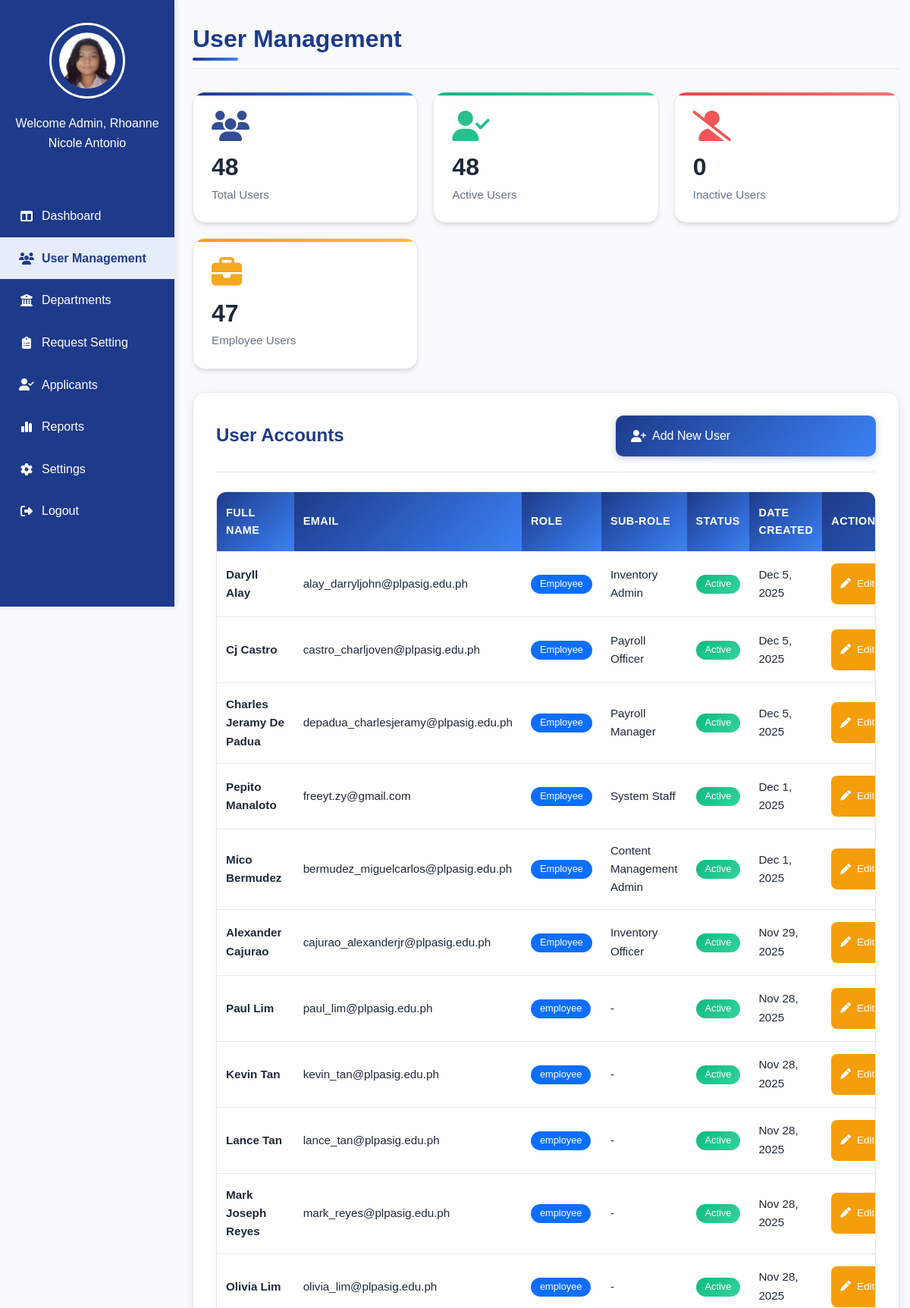
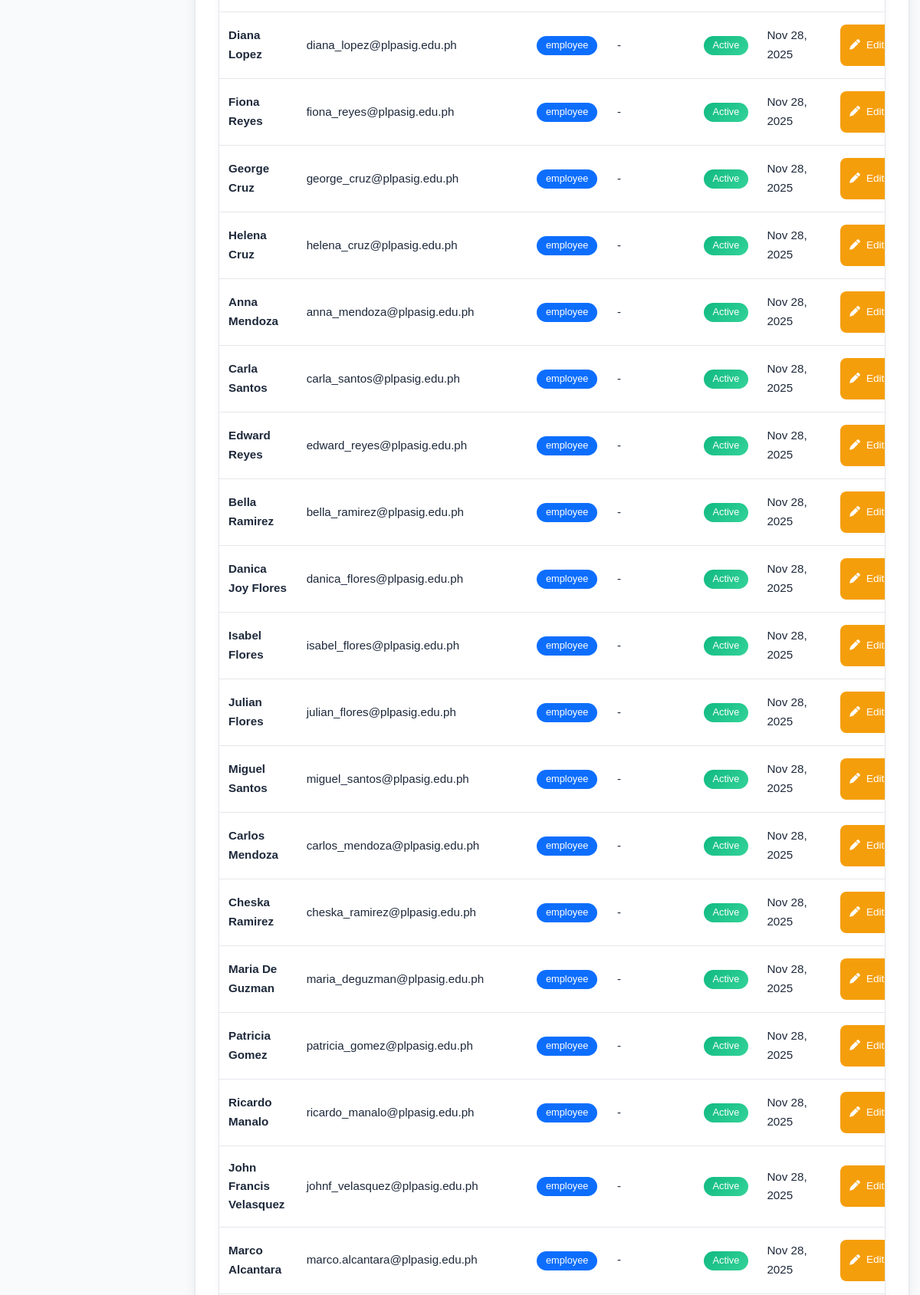
Screenshot of /Admin_UserManagement.php (signed in, upper part) with the database file from the repository (2 pictures, top to bottom).
### tables this page shows
CREATE TABLE `employee` (
  `empID` varchar(100) NOT NULL,
  `fullname` varchar(50) NOT NULL,
  `department` varchar(50) NOT NULL,
  `position` varchar(50) NOT NULL,
  `salary_grade` int(11) DEFAULT NULL,
  `step` varchar(50) DEFAULT NULL,
  `type_name` varchar(50) NOT NULL,
  `shift_type` enum('Fixed','Rotational') DEFAULT 'Rotational',
  `default_shift_id` int(11) DEFAULT NULL,
  `work_hours_per_week` int(11) DEFAULT 40,
  `assigned_by` varchar(100) DEFAULT NULL,
  `email_address` varchar(100) NOT NULL,
  `home_address` varchar(255) NOT NULL,
  `contact_number` varchar(20) NOT NULL,
  `date_of_birth` date DEFAULT NULL,
  `gender` enum('Male','Female') DEFAULT NULL,
  `emergency_contact` varchar(20) DEFAULT NULL,
  `TIN_number` varchar(20) DEFAULT NULL,
  `phil_health_number` varchar(20) DEFAULT NULL,
  `SSS_number` varchar(20) DEFAULT NULL,
  `pagibig_number` varchar(20) DEFAULT NULL,
  `profile_pic` varchar(255) DEFAULT NULL,
  `hired_at` date DEFAULT NULL
);

CREATE TABLE `user` (
  `applicant_employee_id` varchar(100) DEFAULT NULL,
  `email` varchar(100) NOT NULL,
  `password` varchar(255) NOT NULL,
  `role` varchar(50) NOT NULL,
  `fullname` varchar(150) NOT NULL,
  `status` varchar(20) NOT NULL,
  `created_at` datetime NOT NULL,
  `profile_pic` varchar(255) DEFAULT NULL,
  `otp` varchar(6) NOT NULL,
  `otp_expiry` datetime DEFAULT NULL,
  `reset_required` tinyint(4) NOT NULL DEFAULT 0,
  `reset_token` varchar(255) NOT NULL,
  `token_expiry` varchar(255) NOT NULL,
  `sub_role` varchar(50) DEFAULT NULL
);

### Admin_UserManagement.php (the view, shortened to what this page needs)
<?php
require 'admin/db.connect.php';
$adminname = $_SESSION['fullname'] ?? "Human Resource (HR) Admin";
$employeeID = $_SESSION['applicant_employee_id'] ?? null;
if ($employeeID) {
    $stmt = $conn->prepare("SELECT profile_pic FROM employee WHERE empID = ?");
    $stmt->bind_param("s", $employeeID);
    $stmt->execute();
    $result = $stmt->get_result();
    if ($result->num_rows > 0) {
        $row = $result->fetch_assoc();
        $profile_picture = !empty($row['profile_pic'])
            ? "uploads/employees/" . $row['profile_pic']
            : "uploads/employees/default.png";
    } else {
        $profile_picture = "uploads/employees/default.png";
    }
} else {
    $adminname = $_SESSION['fullname'] ?? "Employee";
    $profile_picture = "uploads/employees/default.png";
}
$totalUsers = $conn->query("SELECT COUNT(*) as count FROM user")->fetch_assoc()['count'];
$activeUsers = $conn->query("SELECT COUNT(*) as count FROM user WHERE status = 'Active'")->fetch_assoc()['count'];
$inactiveUsers = $conn->query("SELECT COUNT(*) as count FROM user WHERE status = 'Inactive'")->fetch_assoc()['count'];
$employeeUsers = $conn->query("SELECT COUNT(*) as count FROM user WHERE role = 'Employee'")->fetch_assoc()['count'];
?>
<!DOCTYPE html>
<html lang="en">
<head>
<link rel="stylesheet" href="admin-sidebar.css">
<link href="https://cdn.jsdelivr.net/npm/bootstrap@5.3.3/dist/css/bootstrap.min.css" rel="stylesheet">
<link rel="stylesheet" href="https://cdnjs.cloudflare.com/ajax/libs/font-awesome/6.5.0/css/all.min.css">
</head>
<body>
    <div class="sidebar">
        <div class="sidebar-logo">
             <a href="Admin_Profile.php" class="sidebar_logo">
             <img src="<?php echo htmlspecialchars($profile_picture); ?>" alt="Profile" class="sidebar-profile-img">
             </a>
        </div>
        <div class="sidebar-name">
            <p><?php echo "Welcome Admin, $adminname"; ?></p>
        </div>
    <ul class="nav flex-column">
        <li><a href="Admin_Dashboard.php"><i class="fa-solid fa-table-columns"></i> Dashboard</a></li>
        <li class="active"><a href="Admin_UserManagement.php"><i class="fa-solid fa-users"></i> User Management</a></li>
        <li><a href="Admin_Departments.php"><i class="fa-solid fa-building-columns"></i> Departments</a></li>
        <li><a href="Admin_RequestSetting.php"><i class="fa-solid fa-clipboard-list"></i> Request Setting</a></li>
        <li><a href="Admin-Applicants.php"><i class="fa-solid fa-user-check"></i> Applicants</a></li>
        <li><a href="Admin_Reports.php"><i class="fa-solid fa-chart-simple"></i> Reports</a></li>
        <li><a href="Admin-Settings.php"><i class="fa-solid fa-gear"></i> Settings</a></li>
        <li><a href="Login.php"><i class="fa-solid fa-right-from-bracket"></i> Logout</a></li>
    </ul>
</div>
<main class="main-content">
    <div class="main-content-header">
        <h1>User Management</h1>
    </div>
    <div class="stats-container">
        <div class="stat-card total-users fade-in">
            <i class="fa-solid fa-users"></i>
            <h3><?php echo $totalUsers; ?></h3>
            <p>Total Users</p>
        </div>
        <div class="stat-card active-users fade-in">
            <i class="fa-solid fa-user-check"></i>
            <h3><?php echo $activeUsers; ?></h3>
            <p>Active Users</p>
        </div>
        <div class="stat-card inactive-users fade-in">
            <i class="fa-solid fa-user-slash"></i>
            <h3><?php echo $inactiveUsers; ?></h3>
            <p>Inactive Users</p>
        </div>
        <div class="stat-card employee-users fade-in">
            <i class="fa-solid fa-briefcase"></i>
            <h3><?php echo $employeeUsers; ?></h3>
            <p>Employee Users</p>
        </div>
    </div>
    <div class="content-card fade-in">
        <div class="content-header">
            <h3>User Accounts</h3>
            <button class="btn btn-primary" data-bs-toggle="modal" data-bs-target="#addUserModal">
                <i class="fa-solid fa-user-plus"></i> Add New User
            </button>
        </div>
        <div class="table-container">
            <div class="table-responsive">
                <table class="table table-hover align-middle">
                    <thead>
                        <tr>
                            <th>Full Name</th>
                            <th>Email</th>
                            <th>Role</th>
                            <th>Sub-role</th>
                            <th>Status</th>
                            <th>Date Created</th>
                            <th>Actions</th>
                        </tr>
                    </thead>
                    <tbody>
                    <?php
                    $query = $conn->query("SELECT u.*, e.department AS emp_department, e.position AS emp_position, e.type_name AS emp_type_name FROM user u LEFT JOIN employee e ON e.empID = u.applicant_employee_id ORDER BY u.created_at DESC");
                    while ($row = $query->fetch_assoc()) {
                        $statusBadge = ($row['status'] == 'Active') ? 'bg-success' : 'bg-danger';
                        $subRole = $row['sub_role'] ?: '-';
                        echo "
                        <tr class='fade-in'>
                            <td><strong>{$row['fullname']}</strong></td>
                            <td>{$row['email']}</td>
                            <td><span class='badge bg-primary'>{$row['role']}</span></td>
                            <td>{$subRole}</td>
                            <td><span class='badge $statusBadge'>{$row['status']}</span></td>
                            <td>" . date('M j, Y', strtotime($row['created_at'])) . "</td>
                            <td>
                                <div class='action-buttons'>
                                    <button class='btn btn-sm btn-warning editBtn'
                                        data-fullname='{$row['fullname']}'
                                        data-email='{$row['email']}'
                                        data-role='{$row['role']}'
                                        data-subrole='{$row['sub_role']}'
                                        data-status='{$row['status']}'
                                        data-departmentname='{$row['emp_department']}'
                                        data-employmenttypename='{$row['emp_type_name']}'
                                        data-empid='{$row['applicant_employee_id']}'
                                        title='Edit User'>
                                        <i class='fa-solid fa-pen'></i> Edit
                                    </button>
                                </div>
                            </td>
                        </tr>";
                    }
                    ?>
                    </tbody>
                </table>
            </div>
        </div>
    </div>
</main>
</body>
</html>

### admin-sidebar.css (style rules this page uses)
* { margin: 0; padding: 0; box-sizing: border-box; }
body { font-family: "Poppins", "Roboto", sans-serif; }
img { height: 75px; width: 75px; padding: 10px; border-radius: 50%; }
.main-content { display: flex; justify-content: center; }
button { font-family: "Roboto", sans-serif; background-color: #2563EB; border: none; border-radius: 20px; width: 343px; height: 54px; color: #CEE3F5; font-size: 16px; margin: 20px 10px; cursor: pointer; transition: 0.3s; }
.main-content, .login-button, .forgot-password, .show-password { display: flex; justify-content: center; }
.sidebar { width: 230px; background-color: #1E3A8A; height: 100vh; display: flex; flex-direction: column; align-items: center; padding-top: 30px; position: fixed; left: 0; top: 0; box-shadow: 2px 0 8px rgba(0, 0, 0, 0.1); overflow-y: auto; scrollbar-width: thin; scrollbar-color: #e5edfb transparent; }
.nav { margin-top: 40px; list-style: none; width: 100%; padding: 0; }
.nav li { width: 100%; }
.nav li a { color: #ffffff; text-decoration: none; display: flex; align-items: center; gap: 10px; padding: 15px 25px; font-weight: 500; transition: all 0.3s ease; width: 100%; box-sizing: border-box; }
.nav li a:hover, .nav li.active a { background-color: #e5edfb; color: #1E3A8A; font-weight: 600; }
.nav i { width: 20px; text-align: center; }
.sidebar-logo { display: flex; flex-direction: column; align-items: center; gap: 10px; margin-bottom: 20px; }
.sidebar-logo img { width: 100px; height: 100px; border-radius: 50%; border: 3px solid white; cursor: pointer; transition: transform 0.3s ease; }
.sidebar-name p { color: white; text-align: center; font-weight: 500; }
:root { --primary:#1E3A8A; --primary-600:#2563EB; --bg:#F5F8FF; --text:#111827; --muted:#4b5563; --radius:12px; --shadow:0 10px 25px rgba(15,23,42,.08); --space-1:4px; --space-2:8px; --space-3:12px; --space-4:16px; --space-5:24px; --space-6:32px; --space-7:40px; }
.main-content { margin-left:230px !important; padding: var(--space-6) var(--space-5) !important; min-height:100vh; display:block; }
.main-content-header h1 { color: var(--primary); font-weight:700; margin-bottom: var(--space-6); }
.table { border-collapse: collapse; border-radius: var(--radius); overflow: hidden; }
.table th, .table td { padding: var(--space-4) var(--space-5); vertical-align: middle; }
.table thead { background-color: #e5edfb; }
.btn { border-radius: 10px; padding: 10px 16px; }
.btn-primary { background-color: var(--primary); border-color: var(--primary); }
.badge { border-radius:999px; padding:6px 10px; }

### rows the page displays
employee: profile_pic (picture)
user: fullname "Daryll Alay", email "alay_darryljohn@plpasig.edu.ph", role "Employee", sub_role "Inventory Admin", status "Active", created_at "Dec 5, 2025"
user: fullname "Cj Castro", email "castro_charljoven@plpasig.edu.ph", role "Employee", sub_role "Payroll Officer", status "Active", created_at "Dec 5, 2025"
user: fullname "Charles Jeramy De Padua", email "depadua_charlesjeramy@plpasig.edu.ph", role "Employee", sub_role "Payroll Manager", status "Active", created_at "Dec 5, 2025"
user: fullname "Pepito Manaloto", email "freeyt.zy@gmail.com", role "Employee", sub_role "System Staff", status "Active", created_at "Dec 1, 2025"
user: fullname "Mico Bermudez", email "bermudez_miguelcarlos@plpasig.edu.ph", role "Employee", sub_role "Content Management Admin", status "Active", created_at "Dec 1, 2025"
user: fullname "Alexander Cajurao", email "cajurao_alexanderjr@plpasig.edu.ph", role "Employee", sub_role "Inventory Officer", status "Active", created_at "Nov 29, 2025"
user: fullname "Paul Lim", email "paul_lim@plpasig.edu.ph", role "employee", sub_role "-", status "Active", created_at "Nov 28, 2025"
user: fullname "Kevin Tan", email "kevin_tan@plpasig.edu.ph", role "employee", sub_role "-", status "Active", created_at "Nov 28, 2025"
user: fullname "Lance Tan", email "lance_tan@plpasig.edu.ph", role "employee", sub_role "-", status "Active", created_at "Nov 28, 2025"
user: fullname "Mark Joseph Reyes", email "mark_reyes@plpasig.edu.ph", role "employee", sub_role "-", status "Active", created_at "Nov 28, 2025"
user: fullname "Olivia Lim", email "olivia_lim@plpasig.edu.ph", role "employee", sub_role "-", status "Active", created_at "Nov 28, 2025"
user: fullname "Diana Lopez", email "diana_lopez@plpasig.edu.ph", role "employee", sub_role "-", status "Active", created_at "Nov 28, 2025"
user: fullname "Fiona Reyes", email "fiona_reyes@plpasig.edu.ph", role "employee", sub_role "-", status "Active", created_at "Nov 28, 2025"
user: fullname "George Cruz", email "george_cruz@plpasig.edu.ph", role "employee", sub_role "-", status "Active", created_at "Nov 28, 2025"
user: fullname "Helena Cruz", email "helena_cruz@plpasig.edu.ph", role "employee", sub_role "-", status "Active", created_at "Nov 28, 2025"
user: fullname "Anna Mendoza", email "anna_mendoza@plpasig.edu.ph", role "employee", sub_role "-", status "Active", created_at "Nov 28, 2025"
user: fullname "Carla Santos", email "carla_santos@plpasig.edu.ph", role "employee", sub_role "-", status "Active", created_at "Nov 28, 2025"
user: fullname "Edward Reyes", email "edward_reyes@plpasig.edu.ph", role "employee", sub_role "-", status "Active", created_at "Nov 28, 2025"
user: fullname "Bella Ramirez", email "bella_ramirez@plpasig.edu.ph", role "employee", sub_role "-", status "Active", created_at "Nov 28, 2025"
user: fullname "Danica Joy Flores", email "danica_flores@plpasig.edu.ph", role "employee", sub_role "-", status "Active", created_at "Nov 28, 2025"
user: fullname "Isabel Flores", email "isabel_flores@plpasig.edu.ph", role "employee", sub_role "-", status "Active", created_at "Nov 28, 2025"
user: fullname "Julian Flores", email "julian_flores@plpasig.edu.ph", role "employee", sub_role "-", status "Active", created_at "Nov 28, 2025"
user: fullname "Miguel Santos", email "miguel_santos@plpasig.edu.ph", role "employee", sub_role "-", status "Active", created_at "Nov 28, 2025"
user: fullname "Carlos Mendoza", email "carlos_mendoza@plpasig.edu.ph", role "employee", sub_role "-", status "Active", created_at "Nov 28, 2025"
user: fullname "Cheska Ramirez", email "cheska_ramirez@plpasig.edu.ph", role "employee", sub_role "-", status "Active", created_at "Nov 28, 2025"
user: fullname "Maria De Guzman", email "maria_deguzman@plpasig.edu.ph", role "employee", sub_role "-", status "Active", created_at "Nov 28, 2025"
user: fullname "Patricia Gomez", email "patricia_gomez@plpasig.edu.ph", role "employee", sub_role "-", status "Active", created_at "Nov 28, 2025"
user: fullname "Ricardo Manalo", email "ricardo_manalo@plpasig.edu.ph", role "employee", sub_role "-", status "Active", created_at "Nov 28, 2025"
user: fullname "John Francis Velasquez", email "johnf_velasquez@plpasig.edu.ph", role "employee", sub_role "-", status "Active", created_at "Nov 28, 2025"
user: fullname "Marco Alcantara", email "marco.alcantara@plpasig.edu.ph", role "employee", sub_role "-", status "Active", created_at "Nov 28, 2025"

### other values shown
$adminname "Rhoanne Nicole Antonio"
$totalUsers "48"
$activeUsers "48"
$inactiveUsers "0"
$employeeUsers "47"
